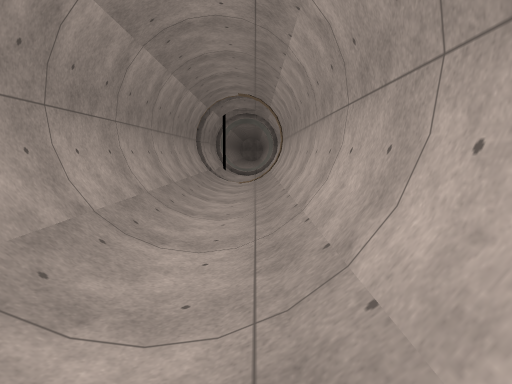
[1] (above)

12 first-person views from a walk through a Unity game level. The camera is 1.2 m above the floor, tilts 6° down and sees 70° across. The floor is counted in squares, 1 m on a side. Each view is taken from the middle of a square. On the plan, view 1 faces up. The plan holds only what a view shows up to about 15 squares ahead; the rest is blank. The place goes on beyond the plan. Some surface patterns are stand-ins.

[2]
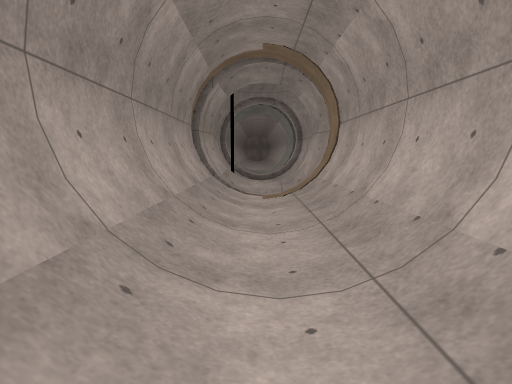

[3]
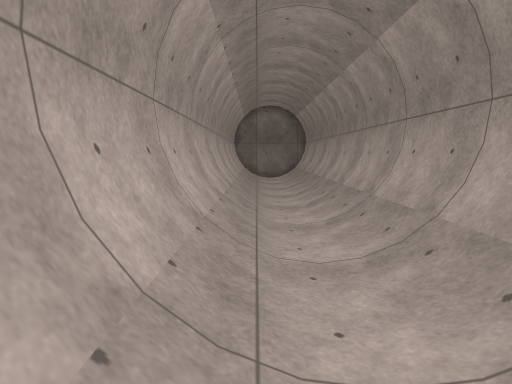

[4]
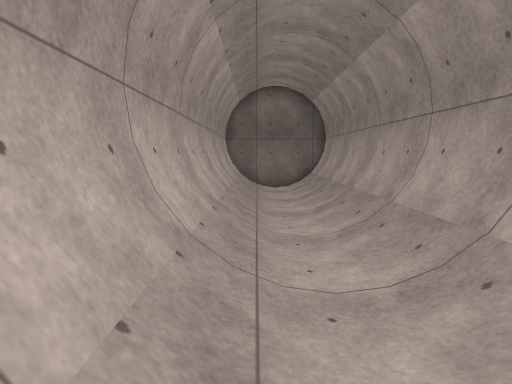

[5]
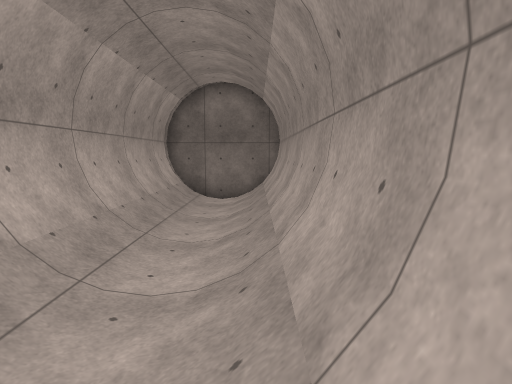

[6]
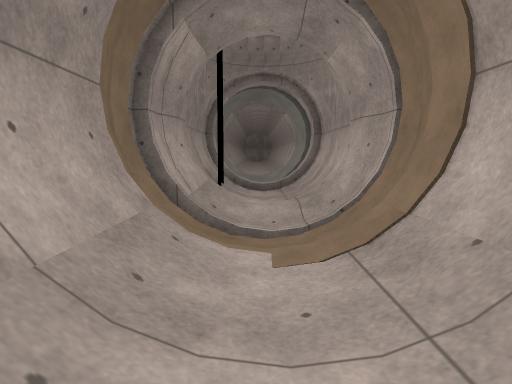

[7]
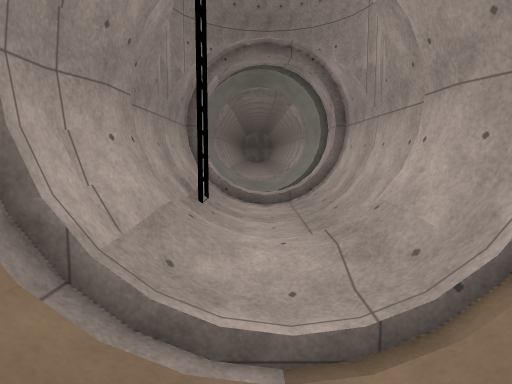

[8]
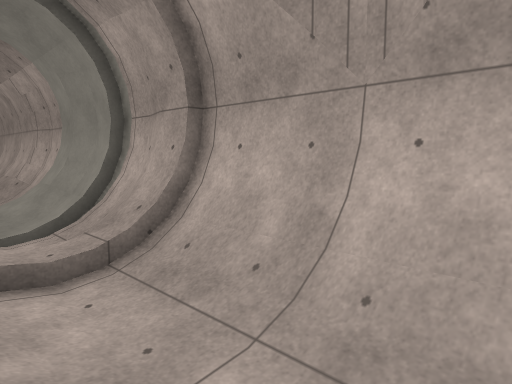

[9]
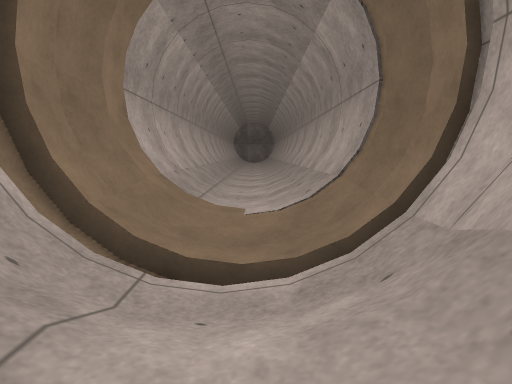

[10]
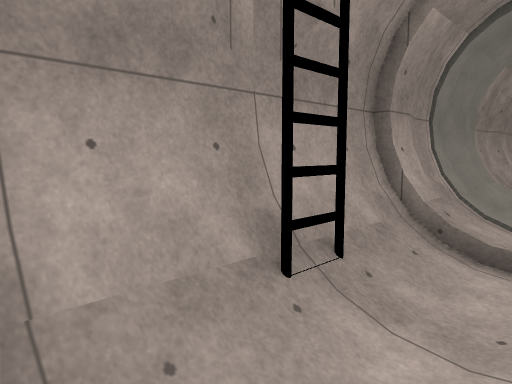

[11]
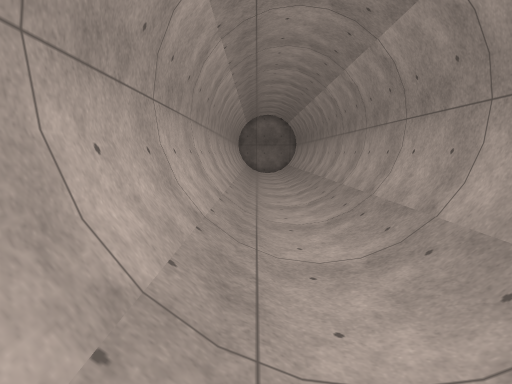

[12]
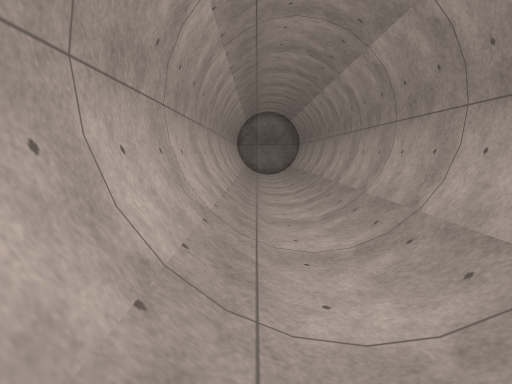

### Floor plan
Key: @ floor where view 1 was taken; # wall or solid block; . main floor; - floor 0.25 m lower than the main floor; / step, stairs or slope; = window, fence, low wall or low ledge; L ladder; O other object.
Columns run from 3 left of view 1 to 2 right of it. Each row starts with its distance up from view 1.
 32 O   O
 31 O   O#
 30 #///##
 29 #///##
 28 #=//##
 27 #/-.=#
 26 #/-.=#
 25 #L-.=#
 24 #/-.=#
 23 #/-.=#
 22 #=//##
 21 #///##
 20 #///##
 19 O/  O#
 18 O   O
 17 #/./#
 16 #/./#
 15 #/./#
 14 #/./#
 13 #/./#
 12 #/./#
 11 #/./#
 10 #/./#
  9 #/./#
  8 #/./#
  7 #/./#
  6 #/./#
  5 #/./#
  4 #/./#
  3 #/./#
  2 #/./#
  1 #/./#
  0 #/.@#
 -1 #/./#
 -2 #/./#
 -3 #/./#
 -4 #/./#
 -5 #/./#
 -6 #/./#
 -7 #/./#
 -8 #/./#
 -9 #/./#
-10 #/./#
-11 #/./#
-12 #/./#
-13 #/./#
-14 #/./#
-15 #/-/#
-16 #####

Where each view was taken, in squares from view 1:
view 1: 0 up, 0 right, facing up
view 2: 7 up, 1 left, facing up
view 3: 7 up, 0 right, facing down
view 4: 1 up, 0 right, facing down
view 5: 1 down, 2 left, facing down
view 6: 13 up, 1 left, facing up
view 7: 17 up, 1 left, facing up
view 8: 23 up, 2 left, facing up-right
view 9: 23 up, 1 left, facing down
view 10: 22 up, 0 right, facing up-left
view 11: 12 up, 0 right, facing down
view 12: 10 up, 0 right, facing down
